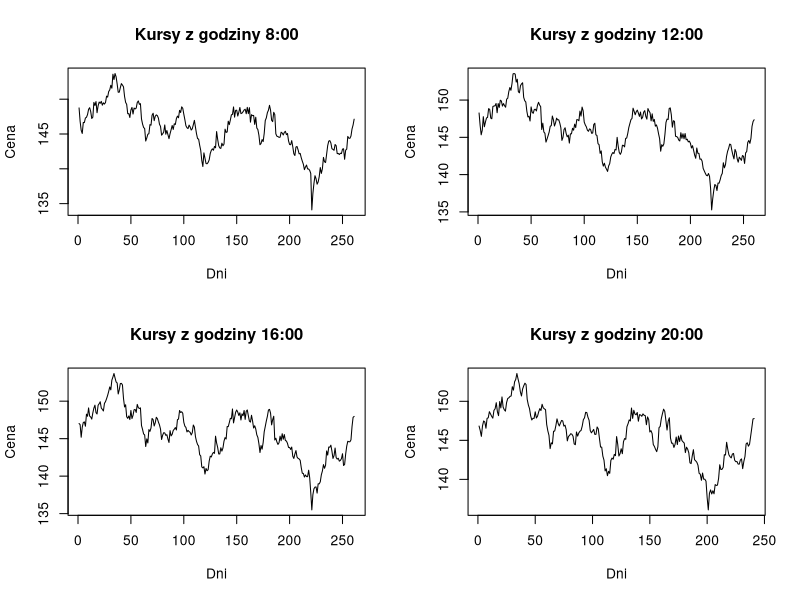
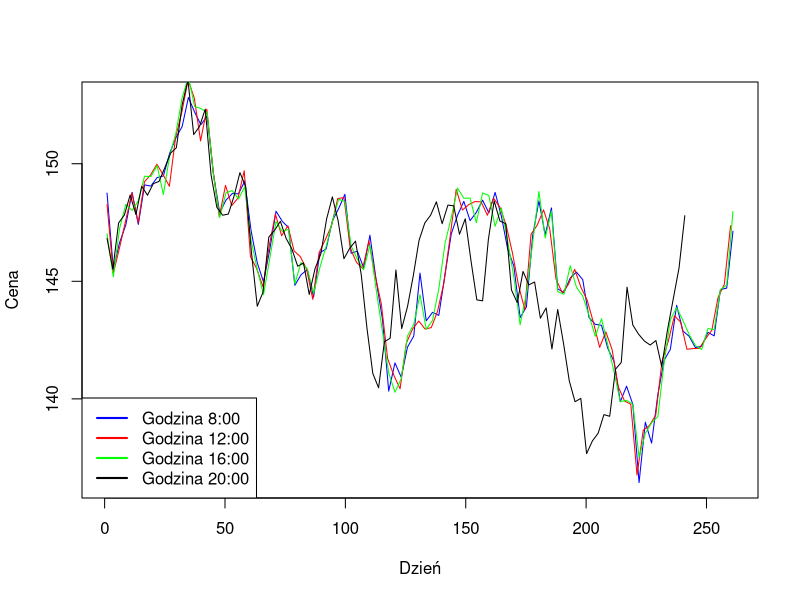
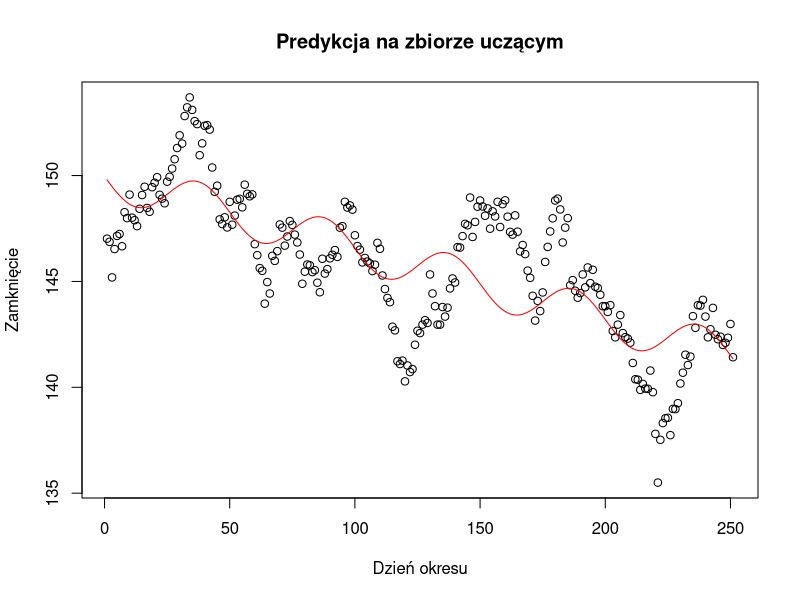
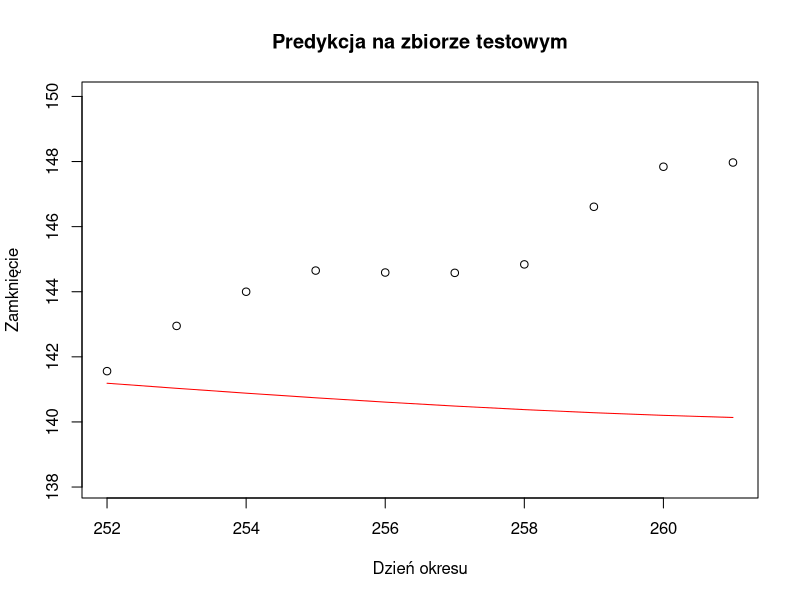
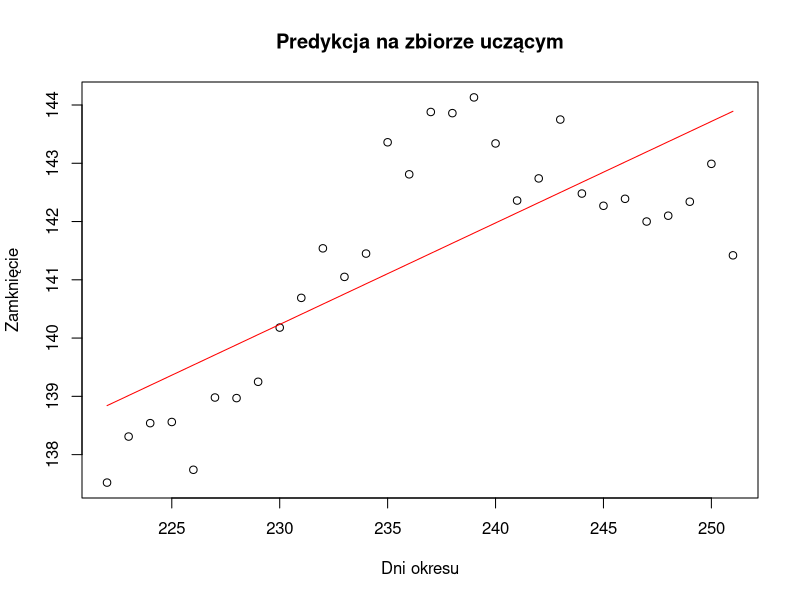
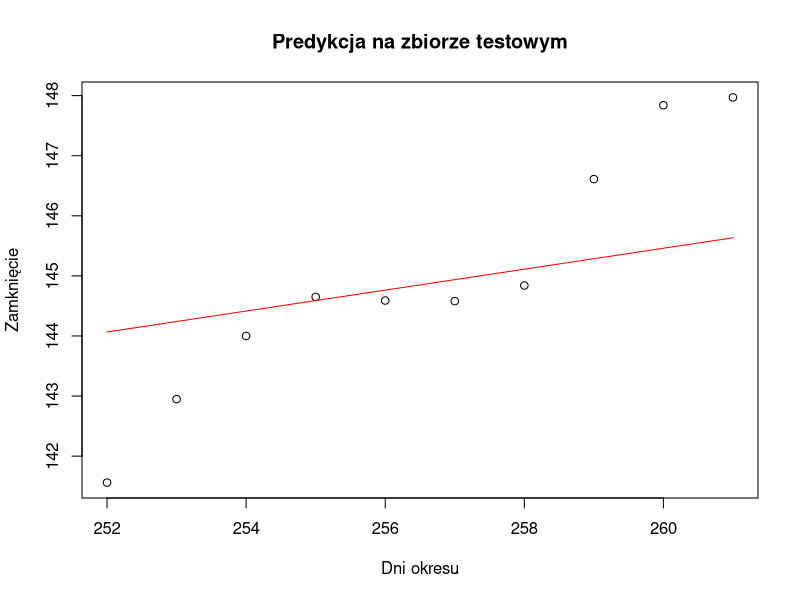

Recreate these plots in R, in order.
## ---- chunk 1
knitr::opts_chunk$set(echo = TRUE)
## ---- chunk 2
data_all <- read.csv2(file = 'GBP-JPYg.csv', header = TRUE)
data_8 <- data_all[data_all$godzina == 80000, ]
data_12 <- data_all[data_all$godzina == 120000, ]
data_16 <- data_all[data_all$godzina == 160000, ]
data_20 <- data_all[data_all$godzina == 200000, ]

head(data_8)

## ---- chunk 3
par(mfrow = c(2, 2))
plot(1:length(data_8$data), data_8$zamkniecie, type = "l", main = "Kursy z godziny 8:00", xlab = "Dni", ylab = "Cena")
plot(1:length(data_12$data), data_12$zamkniecie, type = "l", main = "Kursy z godziny 12:00", xlab = "Dni", ylab = "Cena")
plot(1:length(data_16$data), data_16$zamkniecie, type = "l", main = "Kursy z godziny 16:00", xlab = "Dni", ylab = "Cena")
plot(1:length(data_20$data), data_20$zamkniecie, type = "l", main = "Kursy z godziny 20:00", xlab = "Dni", ylab = "Cena")
par(mfrow = c(1, 1))
## ---- chunk 4
curve(data_8$zamkniecie[x], from = 1, to = length(data_8$data), type = "l", xlab = "Dzień", ylab = "Cena", col = "blue")
curve(data_12$zamkniecie[x], from = 1, to = length(data_12$data), add = TRUE, type = "l", xlab = "Dzień", ylab = "Cena", col = "red")
curve(data_16$zamkniecie[x], from = 1, to = length(data_16$data), add = TRUE, type = "l", xlab = "Dzień", ylab = "Cena", col = "green")
curve(data_20$zamkniecie[x], from = 1, to = length(data_20$data), add = TRUE, type = "l", xlab = "Dzień", ylab = "Cena")
legend("bottomleft", legend = c("Godzina 8:00", "Godzina 12:00", "Godzina 16:00", "Godzina 20:00"), col = c("blue", "red", "green", "black"), lwd = 2)
## ---- chunk 5
data_16$t <- 1:length(data_16$zamkniecie)

mse <- function(dane, predykcja) 
    {
      return(mean((dane - predykcja) ^ 2))  
    }

theil <- function(dane, predykcja) 
    {
    return(sum((dane - predykcja) ^ 2) / sum(dane ^ 2))
    }
## ---- chunk 6
n <- 10
N <- length(data_16$zamkniecie)
data1 <- data_16[1:(N - n), ]
x1 <- data_16[(N - n + 1):N, ]
## ---- chunk 7
model1 <- lm(zamkniecie ~ t + sin(2 * pi / 50 * t), data = data1)
summary(model1)
plot(data1$t, data1$zamkniecie, main = "Predykcja na zbiorze uczącym", xlab = "Dzień okresu", ylab = "Zamknięcie")
lines(data1$t, predict(model1), col = "red")
## ---- chunk 8
pred1 <- predict(model1, newdata = x1)
granice <- c(min(min(pred1), min(x1$zamkniecie)) - 2, max(max(pred1), x1$zamkniecie) + 2)
plot(x1$t, x1$zamkniecie, main = "Predykcja na zbiorze testowym", xlab = "Dzień okresu", ylab = "Zamknięcie", ylim = granice)
lines(x1$t, pred1, col = "red")

## ---- chunk 9
m1 <- c("Błąd śrendiokwadratowy" = mse(x1$zamkniecie, pred1), "Statystyka Theil'a" = theil(x1$zamkniecie, pred1)) 
m1
## ---- chunk 10
o <- 30
data2 <- data_16[(N - n - o + 1):(N - n), ]
x2 <- data_16[(N - n + 1):N, ]

model2 <- lm(zamkniecie ~ t, data = data2)
summary(model2)

plot(data2$t, data2$zamkniecie, main = "Predykcja na zbiorze uczącym", xlab = "Dni okresu", ylab = "Zamknięcie")
lines(data2$t, predict(model2), col = "red")

## ---- chunk 11
pred2 <- predict(model2, newdata = x2)
plot(x2$t, x2$zamkniecie, main = "Predykcja na zbiorze testowym", xlab = "Dni okresu", ylab = "Zamknięcie")
lines(x2$t, pred2, col = "red")
## ---- chunk 12
m2 <- c("Błąd śrendiokwadratowy" = mse(x2$zamkniecie, pred2), "Statystyka Theil'a" = theil(x2$zamkniecie, pred2)) 
m2
